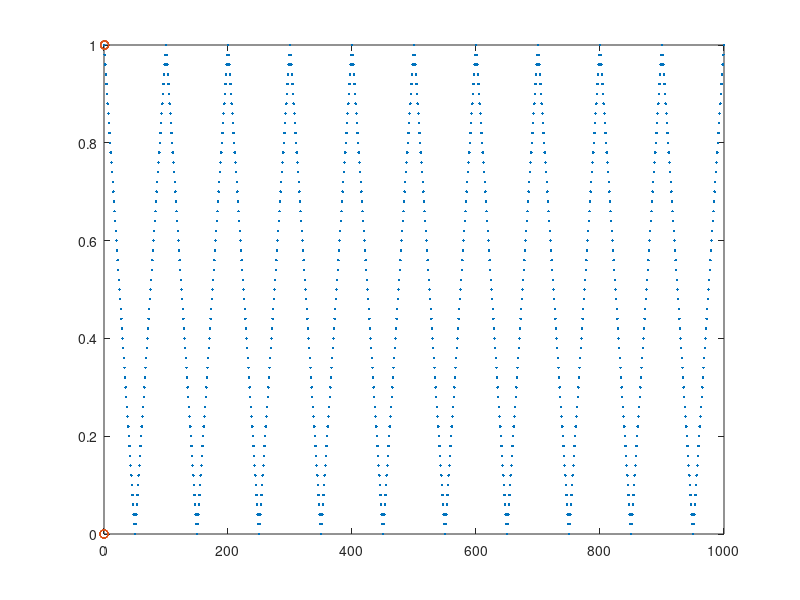
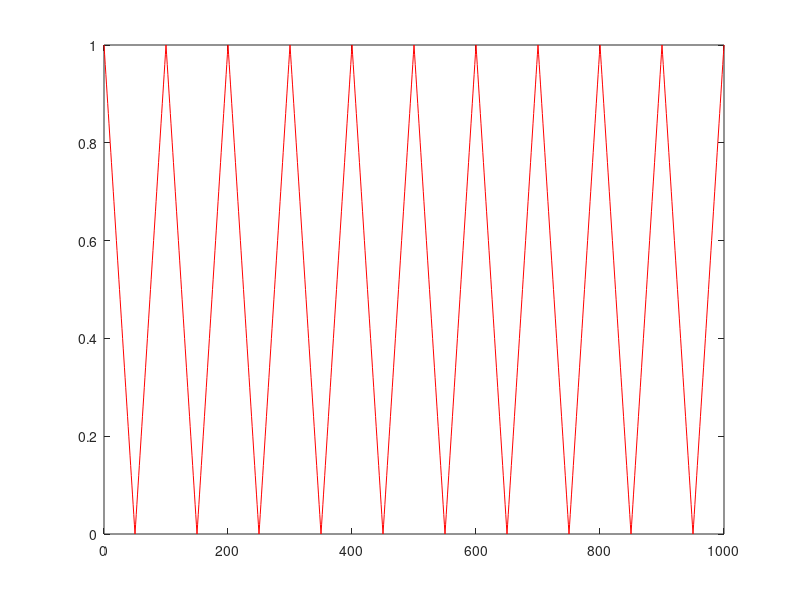

The MATLAB script that drew these images, in order:
clear all;
close all;
clc;

x = [0:50:1000];
y([1:2:length(x)]) = 1;
x1 = 0:max(x);
y1 = interp1(x, y, x1);

figure;
plot(x1, y1, '.');
hold on;
plot(y, y, 'o');

amp = range(y1);
yz = y1-max(y1)+(amp/2);
zx = x1(yz .* circshift(yz,[0 1]) <= 0);
per = 2*mean(diff(zx));
ymean = mean(y1);

fit = @(b,x) b(1).*(cos(2*pi*x./b(2) + 2*pi/b(3))) + b(4);
fcn = @(b) sum((fit(b,x1) - y1).^2);

s = fminsearch(fcn, [amp; per; 0; ymean]);

figure;
plot(x1, y1, 'r', x1, fit(s, x1), 'b');
